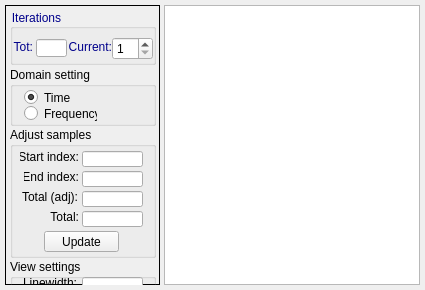
     <widget class="QWidget" name="tab_signal">
      <attribute name="title">
       <string>Signal data</string>
      </attribute>
      <layout class="QGridLayout" name="gridLayout_4">
       <property name="leftMargin">
        <number>5</number>
       </property>
       <property name="topMargin">
        <number>5</number>
       </property>
       <property name="rightMargin">
        <number>5</number>
       </property>
       <property name="bottomMargin">
        <number>5</number>
       </property>
       <property name="horizontalSpacing">
        <number>4</number>
       </property>
       <item row="0" column="0">
        <widget class="QFrame" name="dataFrameSignal">
         <property name="sizePolicy">
          <sizepolicy hsizetype="Fixed" vsizetype="MinimumExpanding">
           <horstretch>0</horstretch>
           <verstretch>0</verstretch>
          </sizepolicy>
         </property>
         <property name="minimumSize">
          <size>
           <width>155</width>
           <height>280</height>
          </size>
         </property>
         <property name="frameShape">
          <enum>QFrame::Box</enum>
         </property>
         <property name="frameShadow">
          <enum>QFrame::Plain</enum>
         </property>
         <widget class="QGroupBox" name="groupBox_22">
          <property name="geometry">
           <rect>
            <x>5</x>
            <y>62</y>
            <width>146</width>
            <height>59</height>
           </rect>
          </property>
          <property name="title">
           <string>Domain setting</string>
          </property>
          <widget class="QRadioButton" name="radioButtonSigFreq">
           <property name="geometry">
            <rect>
             <x>14</x>
             <y>38</y>
             <width>73</width>
             <height>17</height>
            </rect>
           </property>
           <property name="text">
            <string>Frequency</string>
           </property>
           <property name="checked">
            <bool>false</bool>
           </property>
          </widget>
          <widget class="QRadioButton" name="radioButtonSigTime">
           <property name="geometry">
            <rect>
             <x>14</x>
             <y>22</y>
             <width>52</width>
             <height>17</height>
            </rect>
           </property>
           <property name="text">
            <string>Time</string>
           </property>
           <property name="checked">
            <bool>true</bool>
           </property>
          </widget>
         </widget>
         <widget class="QGroupBox" name="groupBox_25">
          <property name="geometry">
           <rect>
            <x>5</x>
            <y>4</y>
            <width>146</width>
            <height>56</height>
           </rect>
          </property>
          <property name="styleSheet">
           <string notr="true">QGroupBox:title {color: darkBlue;}</string>
          </property>
          <property name="title">
           <string>Iterations</string>
          </property>
          <widget class="QSpinBox" name="spinBoxSignalData">
           <property name="geometry">
            <rect>
             <x>102</x>
             <y>28</y>
             <width>41</width>
             <height>23</height>
            </rect>
           </property>
           <property name="readOnly">
            <bool>false</bool>
           </property>
           <property name="suffix">
            <string/>
           </property>
           <property name="minimum">
            <number>1</number>
           </property>
           <property name="maximum">
            <number>100</number>
           </property>
          </widget>
          <widget class="QLineEdit" name="totalIterationsSignalData">
           <property name="geometry">
            <rect>
             <x>26</x>
             <y>30</y>
             <width>31</width>
             <height>18</height>
            </rect>
           </property>
           <property name="styleSheet">
            <string notr="true">QLineEdit{color: darkBlue}</string>
           </property>
           <property name="readOnly">
            <bool>true</bool>
           </property>
          </widget>
          <widget class="QLabel" name="label_15">
           <property name="geometry">
            <rect>
             <x>56</x>
             <y>30</y>
             <width>46</width>
             <height>16</height>
            </rect>
           </property>
           <property name="layoutDirection">
            <enum>Qt::RightToLeft</enum>
           </property>
           <property name="styleSheet">
            <string notr="true">QLabel {color: darkBlue;}</string>
           </property>
           <property name="text">
            <string>Current:</string>
           </property>
           <property name="alignment">
            <set>Qt::AlignRight|Qt::AlignTrailing|Qt::AlignVCenter</set>
           </property>
          </widget>
          <widget class="QLabel" name="label_16">
           <property name="geometry">
            <rect>
             <x>0</x>
             <y>30</y>
             <width>23</width>
             <height>16</height>
            </rect>
           </property>
           <property name="layoutDirection">
            <enum>Qt::RightToLeft</enum>
           </property>
           <property name="styleSheet">
            <string notr="true">QLabel {color: darkBlue;}</string>
           </property>
           <property name="text">
            <string>Tot:</string>
           </property>
           <property name="alignment">
            <set>Qt::AlignRight|Qt::AlignTrailing|Qt::AlignVCenter</set>
           </property>
          </widget>
         </widget>
         <widget class="QGroupBox" name="groupBox_26">
          <property name="geometry">
           <rect>
            <x>5</x>
            <y>122</y>
            <width>146</width>
            <height>131</height>
           </rect>
          </property>
          <property name="title">
           <string>Adjust samples</string>
          </property>
          <widget class="QLineEdit" name="totalSamplesSignalData">
           <property name="geometry">
            <rect>
             <x>72</x>
             <y>84</y>
             <width>61</width>
             <height>16</height>
            </rect>
           </property>
           <property name="readOnly">
            <bool>true</bool>
           </property>
          </widget>
          <widget class="QLabel" name="label_23">
           <property name="geometry">
            <rect>
             <x>18</x>
             <y>82</y>
             <width>51</width>
             <height>16</height>
            </rect>
           </property>
           <property name="text">
            <string>Total:</string>
           </property>
           <property name="alignment">
            <set>Qt::AlignRight|Qt::AlignTrailing|Qt::AlignVCenter</set>
           </property>
          </widget>
          <widget class="QLineEdit" name="minIndexSignalData">
           <property name="geometry">
            <rect>
             <x>72</x>
             <y>24</y>
             <width>61</width>
             <height>16</height>
            </rect>
           </property>
          </widget>
          <widget class="QLineEdit" name="maxIndexSignalData">
           <property name="geometry">
            <rect>
             <x>72</x>
             <y>44</y>
             <width>61</width>
             <height>16</height>
            </rect>
           </property>
          </widget>
          <widget class="QPushButton" name="actionSetIndicesSignalData">
           <property name="geometry">
            <rect>
             <x>34</x>
             <y>104</y>
             <width>75</width>
             <height>21</height>
            </rect>
           </property>
           <property name="text">
            <string>Update</string>
           </property>
          </widget>
          <widget class="QLabel" name="label_24">
           <property name="geometry">
            <rect>
             <x>10</x>
             <y>22</y>
             <width>59</width>
             <height>16</height>
            </rect>
           </property>
           <property name="text">
            <string>Start index:</string>
           </property>
           <property name="alignment">
            <set>Qt::AlignRight|Qt::AlignTrailing|Qt::AlignVCenter</set>
           </property>
          </widget>
          <widget class="QLabel" name="label_25">
           <property name="geometry">
            <rect>
             <x>14</x>
             <y>42</y>
             <width>55</width>
             <height>16</height>
            </rect>
           </property>
           <property name="text">
            <string>End index:</string>
           </property>
           <property name="alignment">
            <set>Qt::AlignRight|Qt::AlignTrailing|Qt::AlignVCenter</set>
           </property>
          </widget>
          <widget class="QLabel" name="label_47">
           <property name="geometry">
            <rect>
             <x>8</x>
             <y>62</y>
             <width>60</width>
             <height>16</height>
            </rect>
           </property>
           <property name="text">
            <string>Total (adj):</string>
           </property>
           <property name="alignment">
            <set>Qt::AlignRight|Qt::AlignTrailing|Qt::AlignVCenter</set>
           </property>
          </widget>
          <widget class="QLineEdit" name="adjustedSamplesSignalData">
           <property name="geometry">
            <rect>
             <x>72</x>
             <y>64</y>
             <width>61</width>
             <height>16</height>
            </rect>
           </property>
           <property name="readOnly">
            <bool>true</bool>
           </property>
          </widget>
         </widget>
         <widget class="QGroupBox" name="groupBox_28">
          <property name="geometry">
           <rect>
            <x>5</x>
            <y>254</y>
            <width>146</width>
            <height>69</height>
           </rect>
          </property>
          <property name="title">
           <string>View settings</string>
          </property>
          <widget class="QLabel" name="label_26">
           <property name="geometry">
            <rect>
             <x>8</x>
             <y>16</y>
             <width>59</width>
             <height>16</height>
            </rect>
           </property>
           <property name="text">
            <string>Linewidth:</string>
           </property>
           <property name="alignment">
            <set>Qt::AlignRight|Qt::AlignTrailing|Qt::AlignVCenter</set>
           </property>
          </widget>
          <widget class="QLineEdit" name="linewidthSignalData">
           <property name="geometry">
            <rect>
             <x>72</x>
             <y>18</y>
             <width>61</width>
             <height>16</height>
            </rect>
           </property>
          </widget>
          <widget class="QPushButton" name="actionSetLinewidthSignalData">
           <property name="geometry">
            <rect>
             <x>32</x>
             <y>40</y>
             <width>75</width>
             <height>21</height>
            </rect>
           </property>
           <property name="text">
            <string>Update</string>
           </property>
          </widget>
         </widget>
        </widget>
       </item>
       <item row="0" column="1">
        <widget class="QTextBrowser" name="signalBrowser">
         <property name="lineWrapMode">
          <enum>QTextEdit::WidgetWidth</enum>
         </property>
         <property name="lineWrapColumnOrWidth">
          <number>490</number>
         </property>
         <property name="readOnly">
          <bool>false</bool>
         </property>
         <property name="tabStopWidth">
          <number>80</number>
         </property>
        </widget>
       </item>
      </layout>
     </widget>
